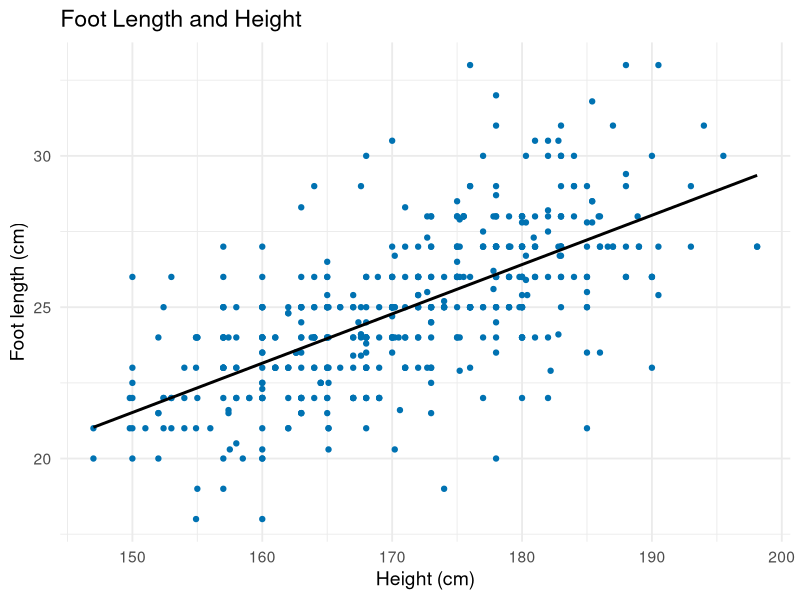
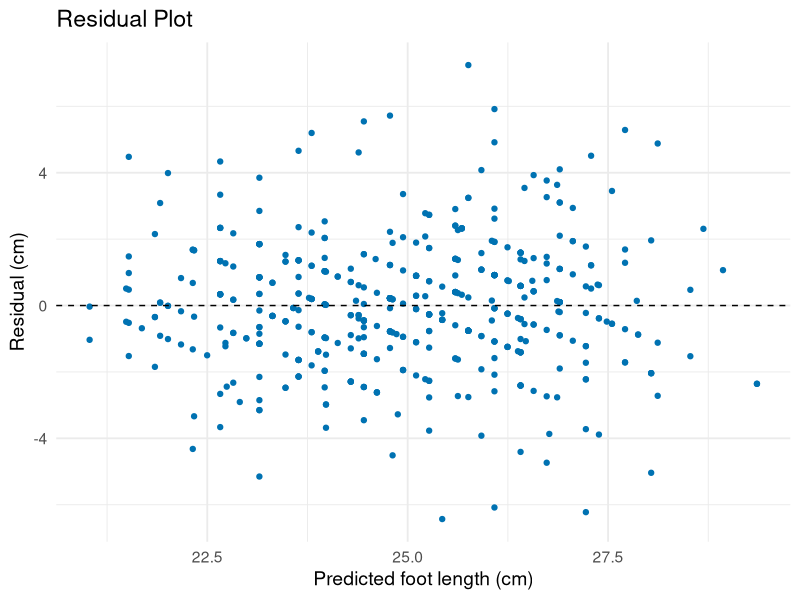
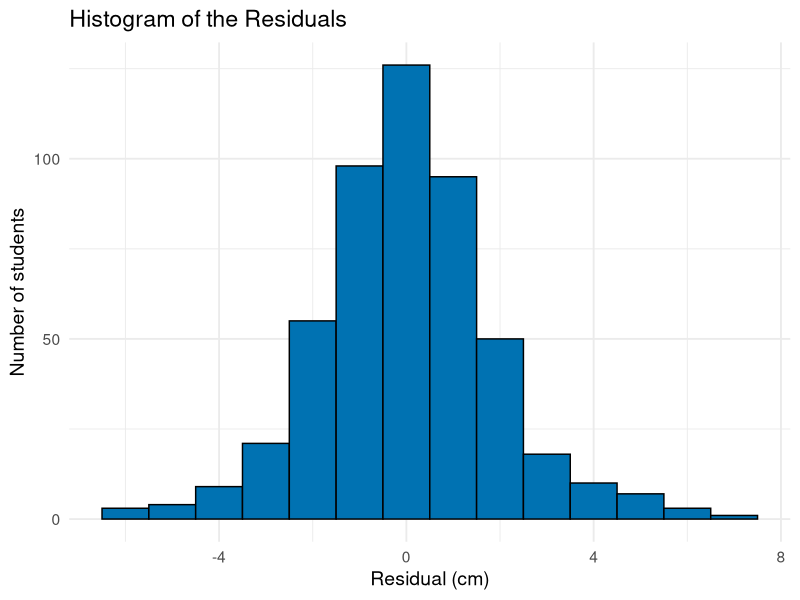
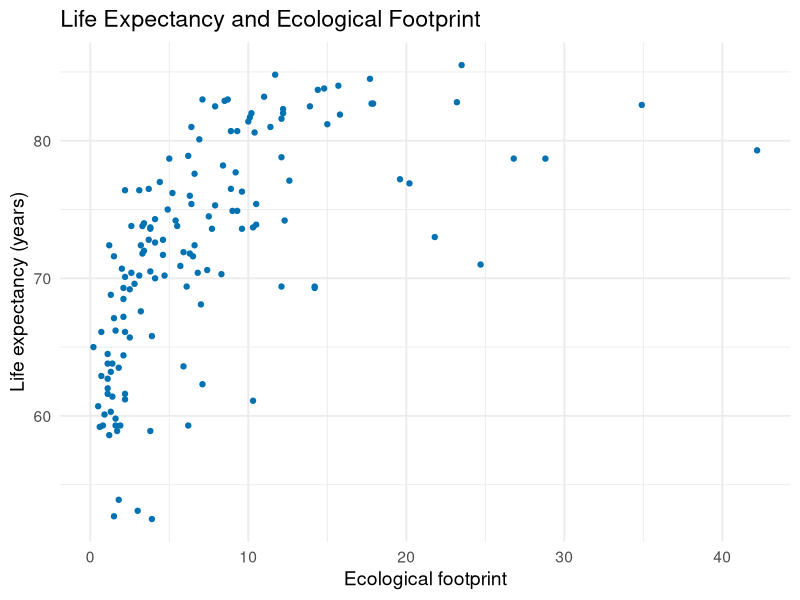
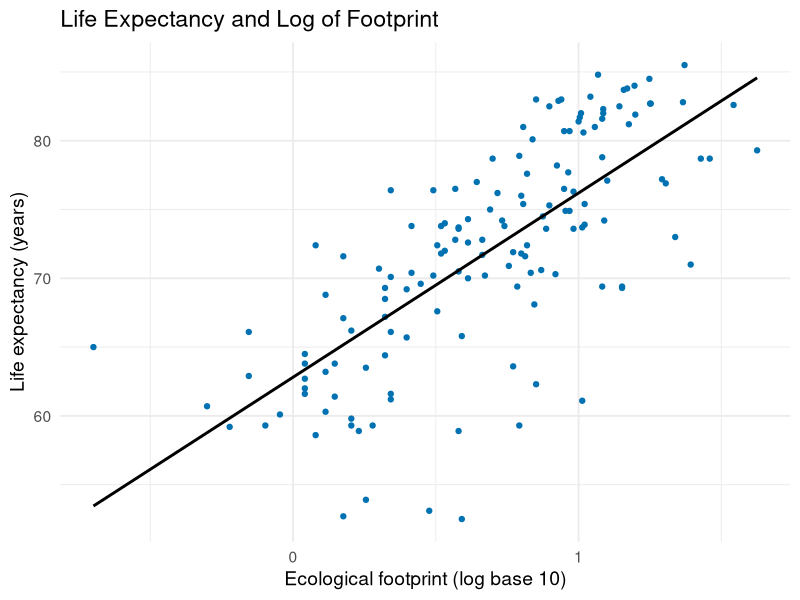

Recreate these plots in R, in order.
# ==================================================================
# R Companion, Chapter 4: Correlation and Simple Linear Regression
# Statistical Methods in Research
#
# What this script makes:
#   1. A correlation (r) with its test
#   2. A regression model: intercept, slope, and R-squared
#   3. A scatterplot with the regression line
#   4. A residual plot and a histogram of the residuals
#   5. Cook's distance, to look for influential points
#   6. A confidence interval for the slope
#   7. A prediction, with a confidence and a prediction interval
#   8. A log transformation for a curved relationship
#
# Before you run it:
#   - Put this script, census_at_school.csv, and
#     happy_planet_index_2024.csv in the same folder.
#   - In RStudio, choose
#     Session > Set Working Directory > To Source File Location.
# ==================================================================


## ---- load-packages ----
library(ggplot2)


## ---- read-students ----
# CHANGE THIS: the file name of your dataset, inside the quotes.
students <- read.csv("census_at_school.csv")


## ---- correlation ----
# 1. CORRELATION: cor.test() calculates r for two numerical
#    variables and tests whether the population correlation (rho)
#    is different from 0. The order of the two variables does not
#    matter.
# CHANGE THIS: your two numerical variables
cor.test(students$Height, students$Foot)


## ---- fit-model ----
# 2. REGRESSION MODEL: lm() stands for "linear model".
#    Foot ~ Height reads "Foot, predicted by Height". The response
#      (y) goes before the ~ and the predictor (x) after it.
#    The model is stored under the name foot_model, so you can
#      use it in the steps below.
#    summary() prints the results.
# CHANGE THIS: your response variable, your predictor, your
#              dataset, and a name for your model
foot_model <- lm(Foot ~ Height, data = students)
summary(foot_model)


## ---- scatter-line ----
# 3. SCATTERPLOT WITH THE REGRESSION LINE.
#    geom_smooth(method = "lm") adds the regression line.
#    se = FALSE leaves out the gray band around the line.
# CHANGE THIS: your predictor after x =, your response after y =,
#              and your labels
ggplot(students, aes(x = Height, y = Foot)) +
  geom_point(color = "#0072B2") +
  geom_smooth(method = "lm", se = FALSE, color = "black") +
  labs(title = "Foot Length and Height",
       x = "Height (cm)",
       y = "Foot length (cm)") +
  theme_minimal(base_size = 14)


## ---- residuals ----
# 4. RESIDUALS: store each student's predicted value and residual
#    (actual minus predicted) as two new columns in the dataset.
#    fitted() gives the predicted values; resid() gives the
#      residuals.
# CHANGE THIS: your dataset name before each $, and your model
#              name inside fitted() and resid()
students$predicted <- fitted(foot_model)
students$residual <- resid(foot_model)


## ---- residual-plot ----
# RESIDUAL PLOT: predicted values across, residuals up and down.
#    geom_hline(yintercept = 0) draws a horizontal line at 0
#      (no error). linetype = "dashed" makes it a dashed line.
ggplot(students, aes(x = predicted, y = residual)) +
  geom_point(color = "#0072B2") +
  geom_hline(yintercept = 0, linetype = "dashed") +
  labs(title = "Residual Plot",
       x = "Predicted foot length (cm)",
       y = "Residual (cm)") +
  theme_minimal(base_size = 14)


## ---- residual-histogram ----
# HISTOGRAM OF THE RESIDUALS, to check that they form a rough
# bell curve. This is the histogram from Chapter 1.
ggplot(students, aes(x = residual)) +
  geom_histogram(binwidth = 1, fill = "#0072B2", color = "black") +
  labs(title = "Histogram of the Residuals",
       x = "Residual (cm)",
       y = "Number of students") +
  theme_minimal(base_size = 14)


## ---- cooks ----
# 5. COOK'S DISTANCE: one value for each row.
#    max() shows the largest one.
#    which(... > 1) lists the rows above 1, the textbook's cutoff.
# CHANGE THIS: your model name inside cooks.distance()
cooks <- cooks.distance(foot_model)
max(cooks)
which(cooks > 1)


## ---- confint ----
# 6. 95% CONFIDENCE INTERVAL for the intercept and the slope.
# CHANGE THIS: your model name
confint(foot_model)


## ---- predict ----
# 7. PREDICTION for a new predictor value.
#    data.frame(Height = 170) sets up the value to predict from.
#      The name (Height) must match the predictor in the model.
#    interval = "confidence" gives the interval for the MEAN of
#      everyone with that height.
#    interval = "prediction" gives the interval for ONE person.
# CHANGE THIS: your predictor's name and the value you want, and
#              your model name
new_student <- data.frame(Height = 170)
predict(foot_model, new_student, interval = "confidence")
predict(foot_model, new_student, interval = "prediction")


## ---- read-planet ----
# 8. LOG TRANSFORMATION, with a second dataset.
# CHANGE THIS: the file name of your dataset, inside the quotes.
planet <- read.csv("happy_planet_index_2024.csv")


## ---- curve ----
# First, the scatterplot on the original scale.
ggplot(planet, aes(x = Footprint, y = LifeExpectancy)) +
  geom_point(color = "#0072B2") +
  labs(title = "Life Expectancy and Ecological Footprint",
       x = "Ecological footprint",
       y = "Life expectancy (years)") +
  theme_minimal(base_size = 14)


## ---- log-scatter ----
# log10() takes the base-10 logarithm of each value. Putting it
# inside aes() plots the transformed values; the data stay as
# they are.
# CHANGE THIS: your predictor inside log10(), and your response
ggplot(planet, aes(x = log10(Footprint), y = LifeExpectancy)) +
  geom_point(color = "#0072B2") +
  geom_smooth(method = "lm", se = FALSE, color = "black") +
  labs(title = "Life Expectancy and Log of Footprint",
       x = "Ecological footprint (log base 10)",
       y = "Life expectancy (years)") +
  theme_minimal(base_size = 14)


## ---- log-model ----
# The model works the same way, with log10() around the predictor.
# CHANGE THIS: your response, your predictor inside log10(), and
#              your dataset
log_model <- lm(LifeExpectancy ~ log10(Footprint), data = planet)
summary(log_model)
